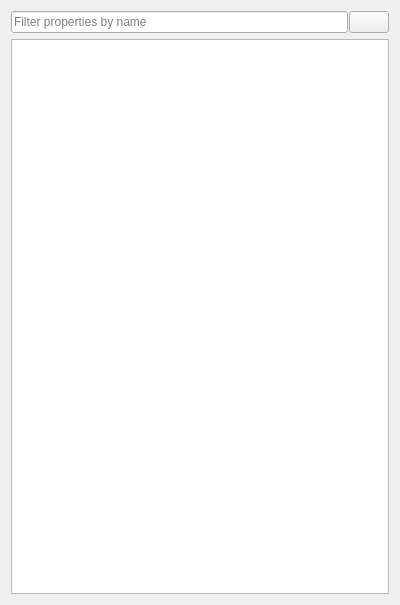
<?xml version="1.0" encoding="UTF-8"?>
<ui version="4.0">
 <class>PropertySetInspector</class>
 <widget class="QWidget" name="PropertySetInspector">
  <property name="geometry">
   <rect>
    <x>0</x>
    <y>0</y>
    <width>400</width>
    <height>605</height>
   </rect>
  </property>
  <property name="windowTitle">
   <string>Property Set Inspector</string>
  </property>
  <layout class="QVBoxLayout" name="verticalLayout">
   <item>
    <widget class="QWidget" name="widget" native="true">
     <layout class="QHBoxLayout" name="horizontalLayout">
      <property name="spacing">
       <number>1</number>
      </property>
      <property name="margin">
       <number>0</number>
      </property>
      <item>
       <widget class="QLineEdit" name="filterBox">
        <property name="placeholderText">
         <string>Filter properties by name</string>
        </property>
       </widget>
      </item>
      <item>
       <widget class="QPushButton" name="filterResetButton">
        <property name="toolTip">
         <string>Reset the filter</string>
        </property>
        <property name="text">
         <string/>
        </property>
        <property name="icon">
         <iconset>
          <normaloff>icons/property_inspecting/filter_reset.png</normaloff>icons/property_inspecting/filter_reset.png</iconset>
        </property>
        <property name="iconSize">
         <size>
          <width>16</width>
          <height>16</height>
         </size>
        </property>
       </widget>
      </item>
     </layout>
    </widget>
   </item>
   <item>
    <widget class="QTreeView" name="view">
     <property name="editTriggers">
      <set>QAbstractItemView::CurrentChanged|QAbstractItemView::DoubleClicked|QAbstractItemView::SelectedClicked</set>
     </property>
     <property name="tabKeyNavigation">
      <bool>true</bool>
     </property>
     <property name="alternatingRowColors">
      <bool>true</bool>
     </property>
     <property name="indentation">
      <number>5</number>
     </property>
     <property name="rootIsDecorated">
      <bool>false</bool>
     </property>
     <property name="itemsExpandable">
      <bool>true</bool>
     </property>
     <property name="sortingEnabled">
      <bool>true</bool>
     </property>
     <property name="animated">
      <bool>false</bool>
     </property>
     <property name="expandsOnDoubleClick">
      <bool>true</bool>
     </property>
    </widget>
   </item>
  </layout>
 </widget>
 <resources/>
 <connections>
  <connection>
   <sender>filterResetButton</sender>
   <signal>clicked()</signal>
   <receiver>filterBox</receiver>
   <slot>clear()</slot>
   <hints>
    <hint type="sourcelabel">
     <x>344</x>
     <y>29</y>
    </hint>
    <hint type="destinationlabel">
     <x>159</x>
     <y>28</y>
    </hint>
   </hints>
  </connection>
 </connections>
</ui>
